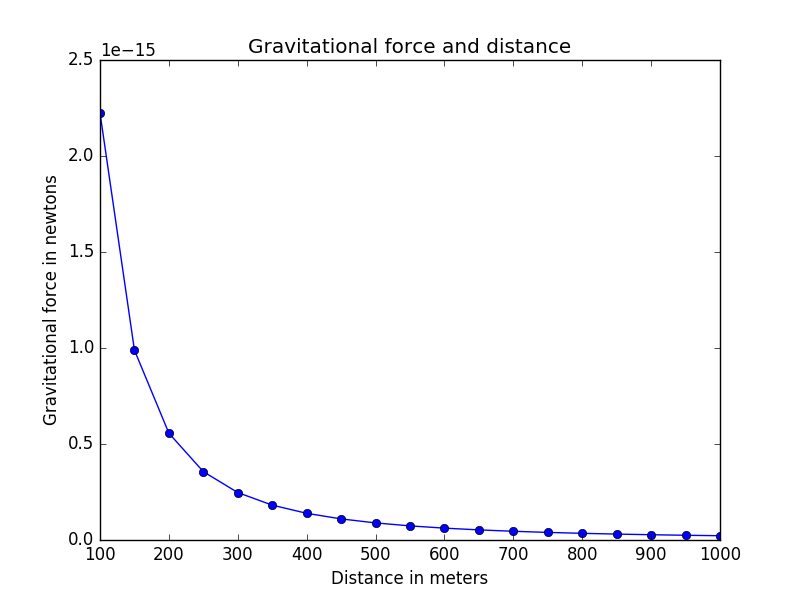

Source code (Python):
""" The relationship between gravitational force
and distance between two bodies """

import matplotlib.pyplot as plt

#Draw the graph
def draw_graph(x, y):
    plt.plot(x, y, marker='o')
    plt.xlabel('Distance in meters')
    plt.ylabel('Gravitational force in newtons')
    plt.title('Gravitational force and distance')
    plt.savefig('gravity.png')
    plt.show()

#Generate values for r
def generate_F_r():
    r = range(100, 1001, 50)
    F = []
    G = 6.674 * (10**-11)
    m1 = 0.5
    m2 = 1.5

    for dist in r:
        force = G * (m1/m2)/(dist**2)
        F.append(force)
    draw_graph(r, F)

if __name__ == '__main__':
    generate_F_r()
